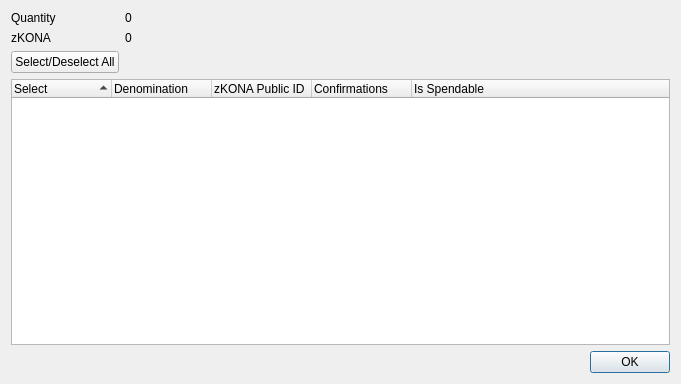
<?xml version="1.0" encoding="UTF-8"?>
<ui version="4.0">
 <class>ZKONAControlDialog</class>
 <widget class="QDialog" name="ZKONAControlDialog">
  <property name="geometry">
   <rect>
    <x>0</x>
    <y>0</y>
    <width>681</width>
    <height>384</height>
   </rect>
  </property>
  <property name="minimumSize">
   <size>
    <width>681</width>
    <height>384</height>
   </size>
  </property>
  <property name="windowTitle">
   <string>Select zKONA to Spend</string>
  </property>
  <layout class="QGridLayout" name="gridLayout">
   <item row="0" column="0">
    <layout class="QFormLayout" name="formLayout">
     <property name="sizeConstraint">
      <enum>QLayout::SetDefaultConstraint</enum>
     </property>
     <item row="0" column="0">
      <widget class="QLabel" name="labelQuantity">
       <property name="text">
        <string>Quantity</string>
       </property>
      </widget>
     </item>
     <item row="0" column="1">
      <widget class="QLabel" name="labelQuantity_int">
       <property name="text">
        <string>0</string>
       </property>
      </widget>
     </item>
     <item row="1" column="0">
      <widget class="QLabel" name="labelZKONA">
       <property name="text">
        <string>zKONA</string>
       </property>
      </widget>
     </item>
     <item row="1" column="1">
      <widget class="QLabel" name="labelZKONA_int">
       <property name="text">
        <string>0</string>
       </property>
      </widget>
     </item>
     <item row="2" column="0">
      <widget class="QPushButton" name="pushButtonAll">
       <property name="text">
        <string>Select/Deselect All</string>
       </property>
      </widget>
     </item>
    </layout>
   </item>
   <item row="1" column="0">
    <layout class="QVBoxLayout" name="verticalLayout">
     <item>
      <widget class="QTreeWidget" name="treeWidget">
       <property name="minimumSize">
        <size>
         <width>0</width>
         <height>250</height>
        </size>
       </property>
       <property name="alternatingRowColors">
        <bool>true</bool>
       </property>
       <property name="sortingEnabled">
        <bool>true</bool>
       </property>
       <property name="columnCount">
        <number>5</number>
       </property>
       <attribute name="headerDefaultSectionSize">
        <number>100</number>
       </attribute>
       <column>
        <property name="text">
         <string notr="true">Select</string>
        </property>
       </column>
       <column>
        <property name="text">
         <string notr="true">Denomination</string>
        </property>
       </column>
       <column>
        <property name="text">
         <string notr="true">zKONA Public ID</string>
        </property>
       </column>
       <column>
        <property name="text">
         <string notr="true">Confirmations</string>
        </property>
       </column>
       <column>
        <property name="text">
         <string>Is Spendable</string>
        </property>
       </column>
      </widget>
     </item>
     <item>
      <widget class="QDialogButtonBox" name="buttonBox">
       <property name="orientation">
        <enum>Qt::Horizontal</enum>
       </property>
       <property name="standardButtons">
        <set>QDialogButtonBox::Ok</set>
       </property>
      </widget>
     </item>
    </layout>
   </item>
  </layout>
 </widget>
 <resources/>
 <connections>
  <connection>
   <sender>buttonBox</sender>
   <signal>accepted()</signal>
   <receiver>ZKONAControlDialog</receiver>
   <slot>accept()</slot>
   <hints>
    <hint type="sourcelabel">
     <x>248</x>
     <y>254</y>
    </hint>
    <hint type="destinationlabel">
     <x>157</x>
     <y>274</y>
    </hint>
   </hints>
  </connection>
  <connection>
   <sender>buttonBox</sender>
   <signal>rejected()</signal>
   <receiver>ZKONAControlDialog</receiver>
   <slot>reject()</slot>
   <hints>
    <hint type="sourcelabel">
     <x>316</x>
     <y>260</y>
    </hint>
    <hint type="destinationlabel">
     <x>286</x>
     <y>274</y>
    </hint>
   </hints>
  </connection>
 </connections>
</ui>
